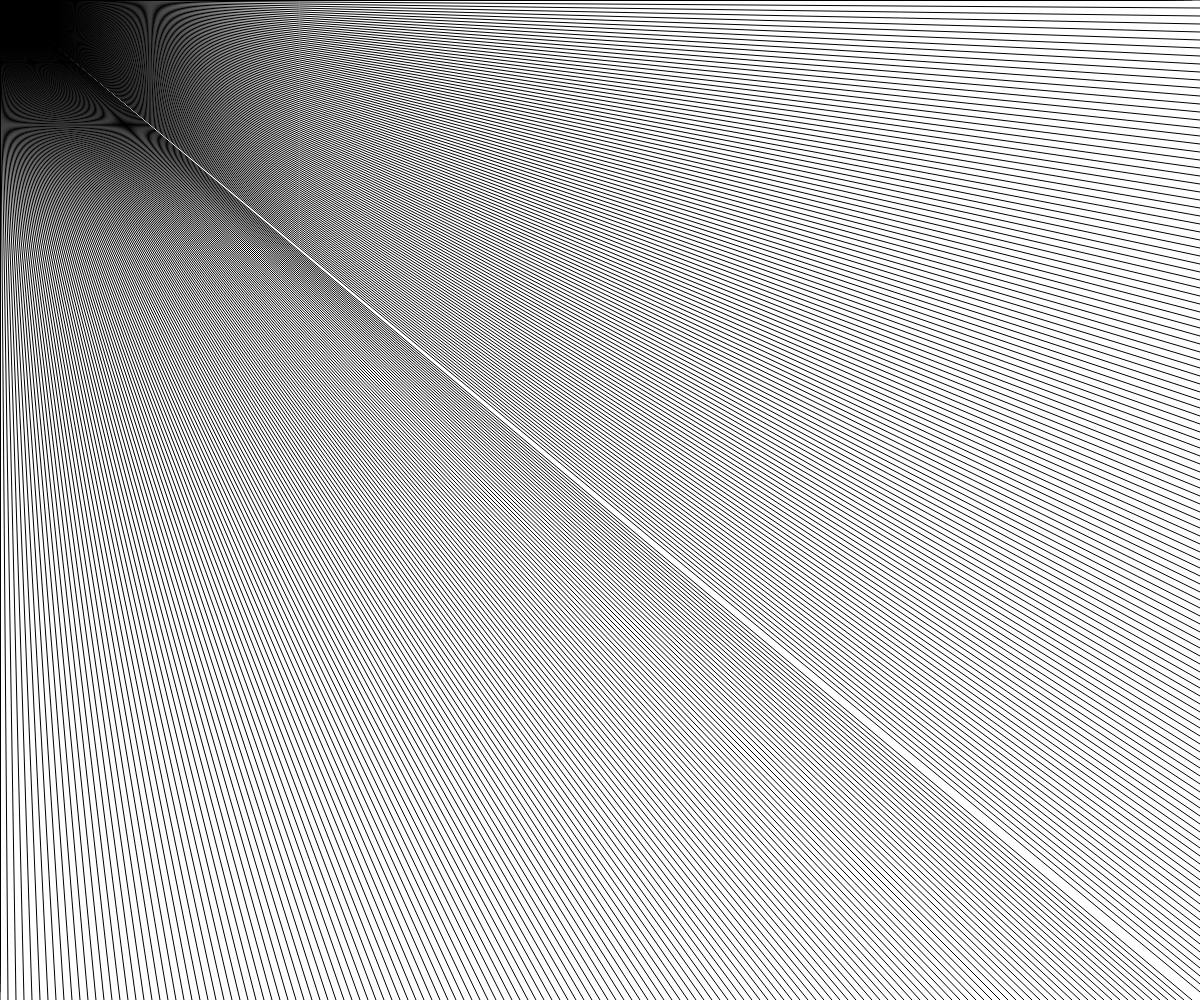
Frame 1 (no input)
Frame 60 (no input): identical to frame 1, image omitted
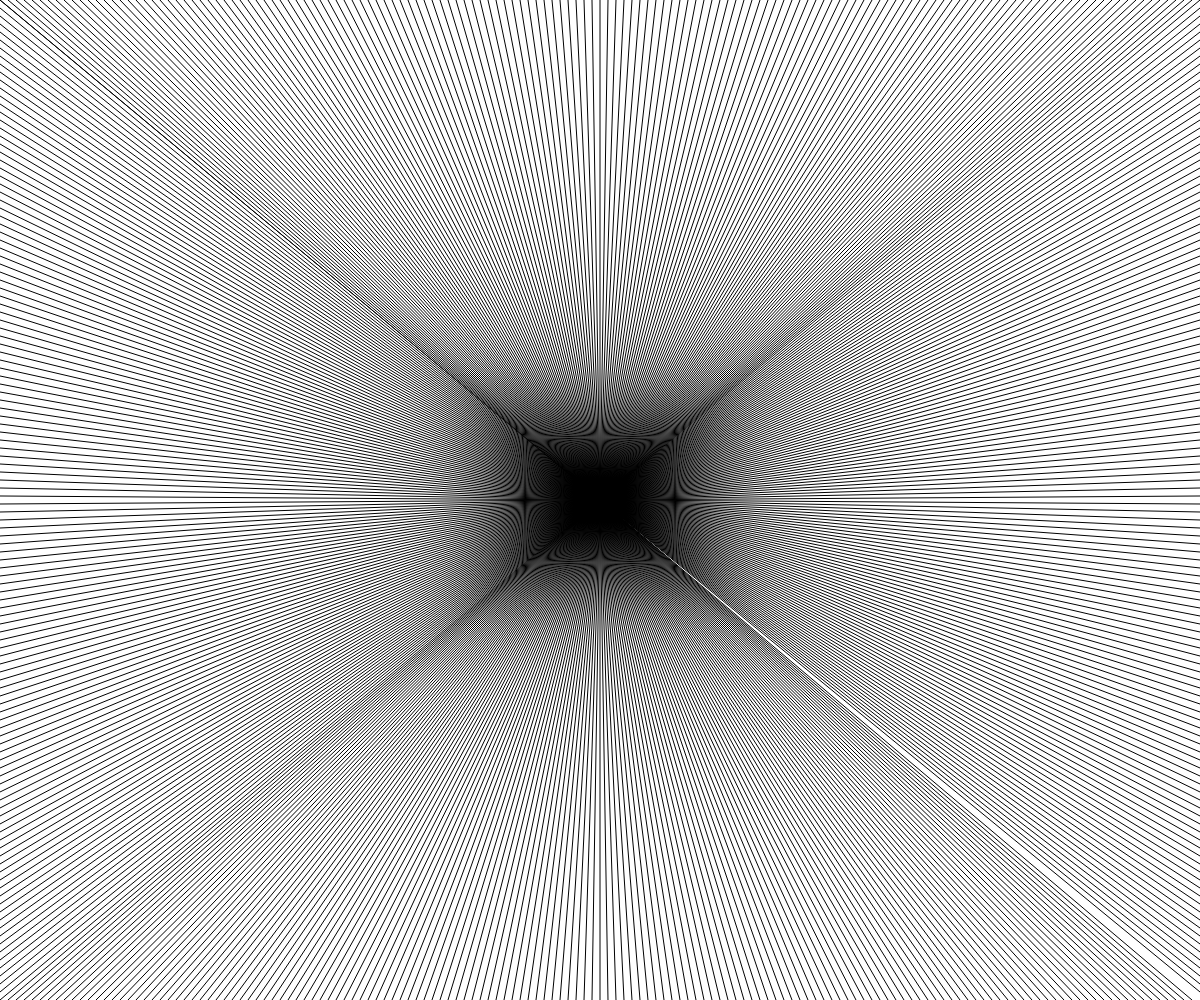
Frame 120 (the mouse pressed at the canvas centre since frame 60)

The p5.js sketch that drew these frames (run headless with seeded random() and noise() and a simulated clock; from frame 60 on, the mouse is pressed at the canvas centre):

// p5.js sketch
// ── sketch.js
// INteractive Screen
// Your Name
// Date
//
// Extra for Experts:
// - describe what you did to take this project "above and beyond"


let lines = 8;
let y = 0;
let lineToggle = false;
let strokeColor = "black";
let strokeSize = 2;
let backGround = "white";
let rainbow = "off";
let r;
let g;
let b;

function setup() {
  createCanvas(windowWidth, windowHeight);
}

function draw() {
  if(rainbow === "on"){
    r = mouseX/6;
    g = (mouseX - mouseY) / 6 ; 
    b = mouseY/3;
    stroke(r, g, b);
  }
  else{
    srtoke = strokeColor;
  }
  
  background(backGround);
  
  let x = 0;
  
  y = 0;
  while(x < windowWidth) {
    line(x, y, mouseX, mouseY);
    x = x + lines;
  }
  x = 0;
  y = windowHeight;
  while(x < windowWidth) {
    line(x, y, mouseX, mouseY);
    x = x + lines;
  } 
  y = 0;
  while(y < windowHeight) {
    line(x, y, mouseX, mouseY);
    y = y + lines;
  }
  y = 0;
  x = 0;
  while(y < windowHeight) {
    line(x, y, mouseX, mouseY);
    y = y + lines;
  }
}
